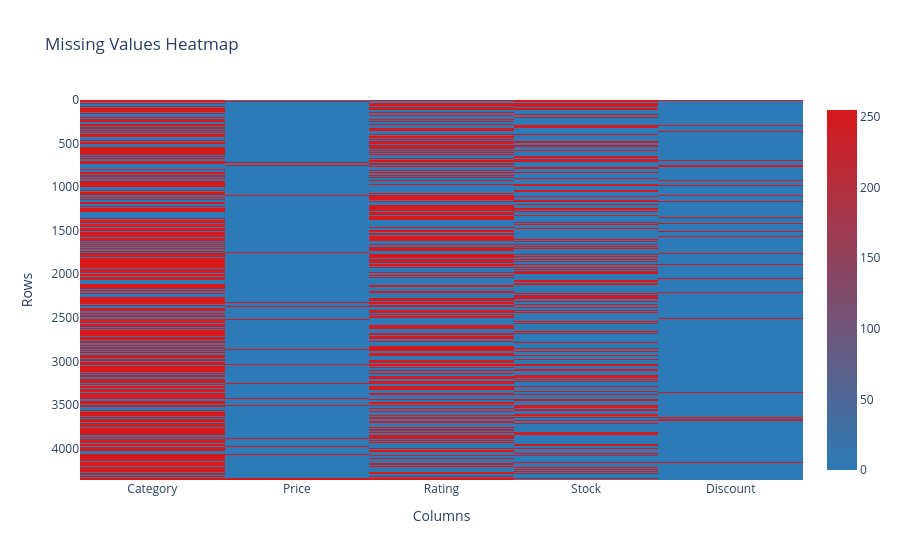

This figure's notebook cell:
### Markdown cell above
## Task 3:Visualize the missing Data

### Code cell
missing_data=df.isnull()
fig=px.imshow(
    missing_data,
    aspect="auto",
    color_continuous_scale=["#2c7bb6","#d7191c"],
    title="Missing Values Heatmap")
fig.update_layout(
    xaxis_title="Columns",
    yaxis_title="Rows")
fig.show()

### Figure 1 — Plotly figure (JSON) as saved in the notebook; plotly's stock layout.template omitted (floating-point values rounded to 4 significant figures; data arrays with more than 128 entries replaced by an {"elided": "..."} marker saying what was removed)
{"data": [{"coloraxis": "coloraxis", "hovertemplate": "x: %{x}<br>y: %{y}<br>color: %{z}<extra></extra>", "name": "0", "type": "heatmap", "x": ["Category", "Price", "Rating", "Stock", "Discount"], "xaxis": "x", "y": {"elided": "4362 int values"}, "yaxis": "y", "z": {"elided": "4362x5 int values"}}], "layout": {"coloraxis": {"colorscale": [[0, "#2c7bb6"], [1, "#d7191c"]]}, "title": {"text": "Missing Values Heatmap"}, "xaxis": {"anchor": "y", "domain": [0, 1], "title": {"text": "Columns"}}, "yaxis": {"anchor": "x", "autorange": "reversed", "domain": [0, 1], "title": {"text": "Rows"}}}}
